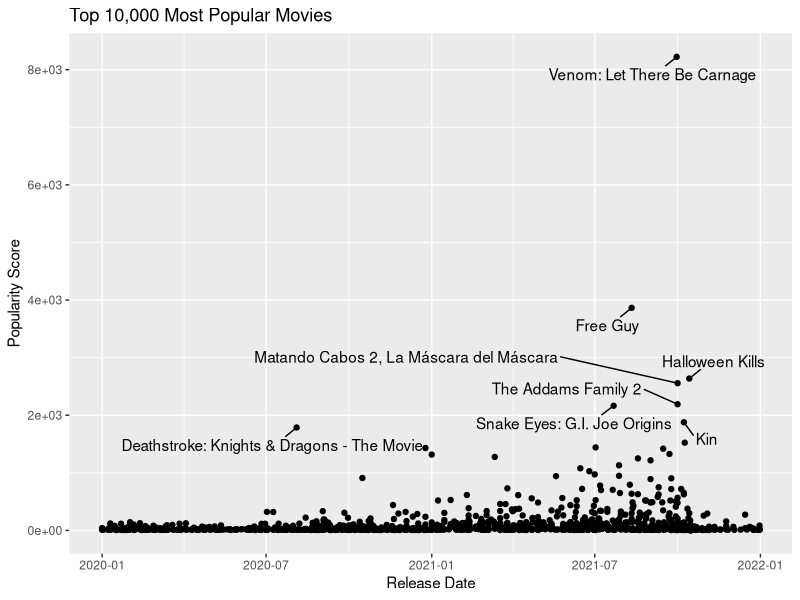

Write the R code that produced this figure.
library(readr)
library(dplyr)
library(ggplot2)
library(ggrepel)
Top <- read_csv("./Top_10000_Popular_Movies.csv")

Top$release_date <- as.Date(Top$release_date)


Top <- with(Top, Top[(release_date >= "2020-01-01" & release_date < "2022-01-01"), ])

# View(Top)

p <- ggplot(Top, aes(x=release_date, y=popularity)) + geom_point()
p <- p + geom_text_repel(data=subset(Top, popularity>1700), 
                         aes(x=release_date, y=popularity,
                             label=original_title)
                         , 
                         box.padding = 0.5)
p <- p + labs(title="Top 10,000 Most Popular Movies", x="Release Date", y="Popularity Score") 
p <- p + scale_y_continuous(labels = function(x) format(x, scientific = TRUE))
ggsave("./top_movies.png")